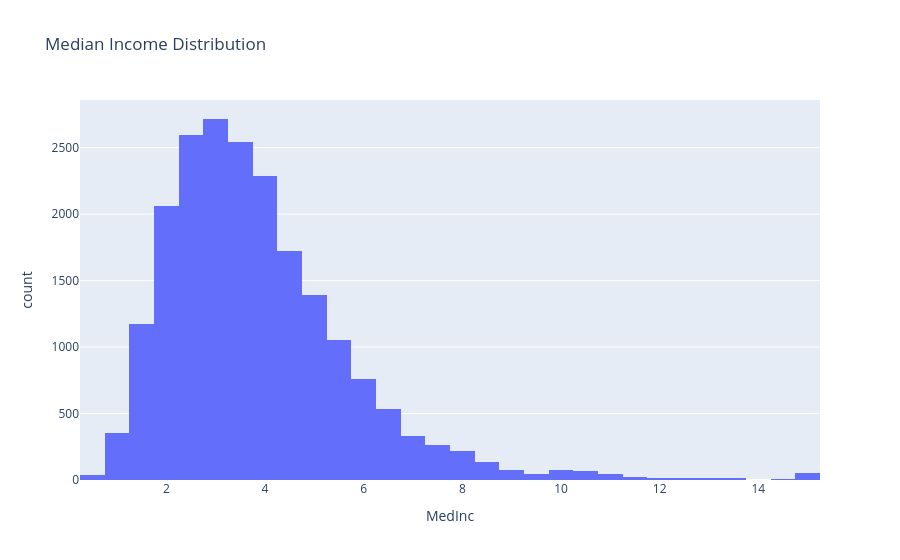

This figure's notebook cell:
### Code cell
fig = px.histogram(data, x='MedInc', nbins=40, title='Median Income Distribution')
fig.show()

### Figure 1 — Plotly figure (JSON) as saved in the notebook; plotly's stock layout.template omitted (floating-point values rounded to 4 significant figures; data arrays with more than 128 entries replaced by an {"elided": "..."} marker saying what was removed)
{"data": [{"alignmentgroup": "True", "bingroup": "x", "hovertemplate": "MedInc=%{x}<br>count=%{y}<extra></extra>", "legendgroup": "", "marker": {"color": "#636efa", "pattern": {"shape": ""}}, "name": "", "nbinsx": 40, "offsetgroup": "", "orientation": "v", "showlegend": false, "type": "histogram", "x": {"elided": "20640 float values"}, "xaxis": "x", "yaxis": "y"}], "layout": {"barmode": "relative", "legend": {"tracegroupgap": 0}, "title": {"text": "Median Income Distribution"}, "xaxis": {"anchor": "y", "domain": [0, 1], "title": {"text": "MedInc"}}, "yaxis": {"anchor": "x", "domain": [0, 1], "title": {"text": "count"}}}}
